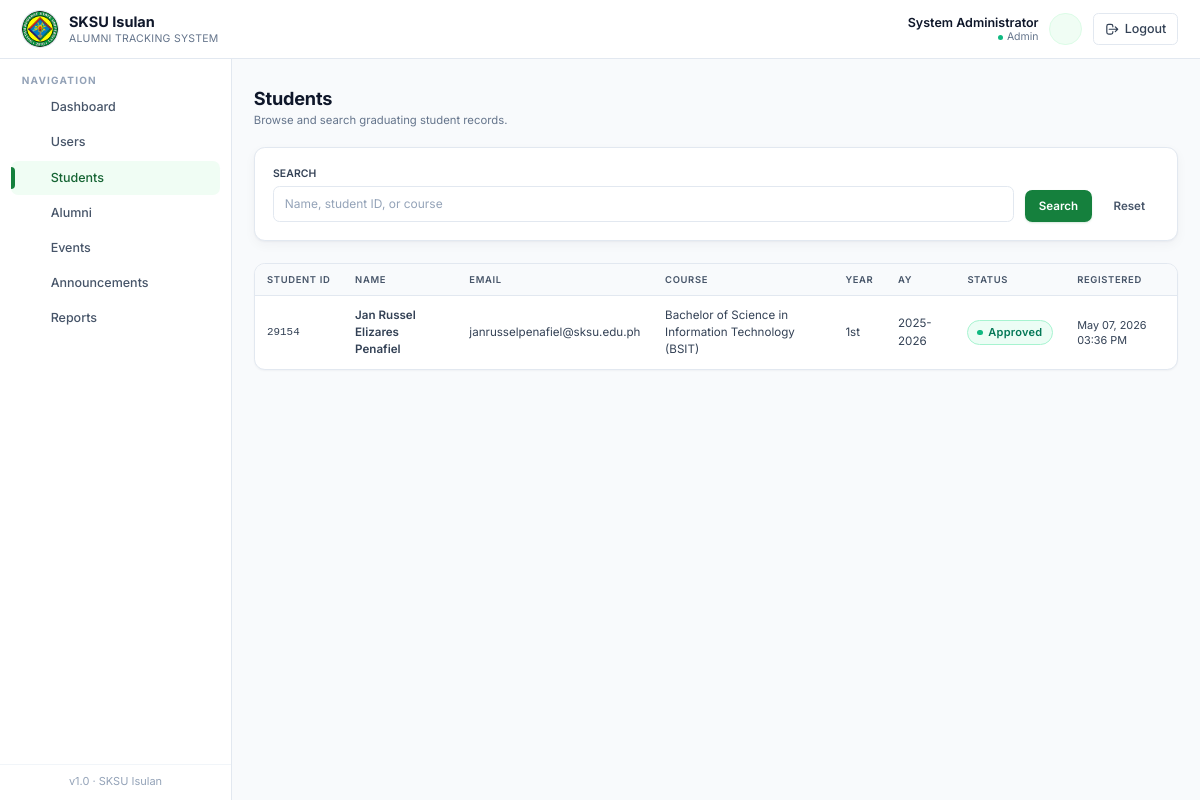
The page /pages/admin/students.php (signed in) on the database as committed earlier.
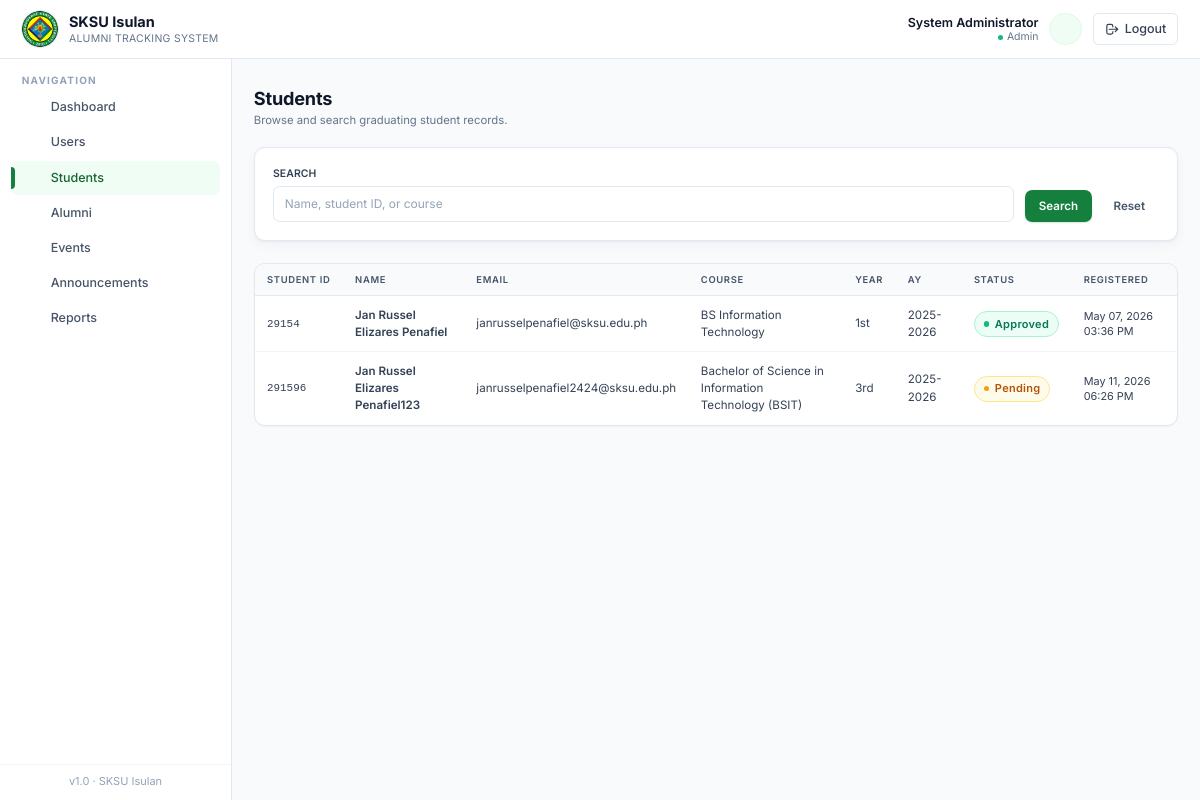
The same page on the database as committed later.
### tables this page shows
CREATE TABLE `students` (
  `id` int(11) NOT NULL,
  `user_id` int(11) NOT NULL,
  `student_id` varchar(30) NOT NULL,
  `course` varchar(120) NOT NULL,
  `year_level` varchar(20) NOT NULL,
  `department` varchar(120) DEFAULT NULL,
  `academic_year` varchar(20) DEFAULT NULL,
  `expected_graduation` date DEFAULT NULL,
  `status` enum('pending','approved','rejected') DEFAULT 'pending',
  `created_at` datetime DEFAULT current_timestamp()
);

CREATE TABLE `users` (
  `id` int(11) NOT NULL,
  `full_name` varchar(150) NOT NULL,
  `email` varchar(150) NOT NULL,
  `password` varchar(255) NOT NULL,
  `role` enum('student','registrar','alumni','admin') NOT NULL DEFAULT 'student',
  `contact` varchar(30) DEFAULT NULL,
  `address` varchar(255) DEFAULT NULL,
  `status` enum('active','inactive') DEFAULT 'active',
  `created_at` datetime DEFAULT current_timestamp()
);

### includes/db.php (called while the page is built, shortened)
<?php
function db_select($conn, $sql, $types = '', $params = []) {
    $stmt = mysqli_prepare($conn, $sql);
    mysqli_stmt_execute($stmt);
    $result = mysqli_stmt_get_result($stmt);
    $rows = [];
    while ($row = mysqli_fetch_assoc($result)) {
        $rows[] = $row;
    }
    return $rows;
}
function e($value) {
    return htmlspecialchars((string)$value, ENT_QUOTES, 'UTF-8');
}

### pages/admin/students.php (the view, shortened to what the changed rows need)
<?php
require_once __DIR__ . '/../../includes/auth.php';
require_once __DIR__ . '/../../includes/helpers.php';
$conds = ['1']; $types = ''; $params = [];
$where = implode(' AND ', $conds);
$all_rows = db_select($conn, "SELECT s.*, u.full_name, u.email FROM students s JOIN users u ON u.id=s.user_id WHERE $where ORDER BY s.id ASC", $types, $params);
$pg = paginate($all_rows, 10);
$rows = $pg['rows'];
include __DIR__ . '/../../templates/header.php';
include __DIR__ . '/../../templates/sidebar.php';
?>
<main class="flex-1 px-4 sm:px-6 py-8">
  <div class="page-head">
    <div>
      <h1>Students</h1>
    </div>
  </div>
  <div class="table-wrap has-pagination overflow-x-auto">
    <table class="table-clean">
      <thead>
        <tr>
          <th class="pl-6">Student ID</th>
          <th>Name</th>
          <th>Email</th>
          <th>Course</th>
          <th>Year</th>
          <th>AY</th>
          <th>Status</th>
          <th class="pr-6">Registered</th>
        </tr>
      </thead>
      <tbody>
        <?php foreach ($rows as $r): ?>
          <tr>
            <td class="pl-6 font-mono text-xs text-ink-600" data-label="Student ID"><?= e($r['student_id']) ?></td>
            <td class="font-semibold text-ink-900" data-label="Name"><?= e($r['full_name']) ?></td>
            <td class="text-ink-600" data-label="Email"><?= e($r['email']) ?></td>
            <td class="text-ink-700" data-label="Course"><?= e($r['course']) ?></td>
            <td class="text-ink-600" data-label="Year"><?= e($r['year_level']) ?></td>
            <td class="text-ink-600" data-label="AY"><?= e($r['academic_year']) ?></td>
            <td data-label="Status"><?= status_badge($r['status']) ?></td>
            <td class="pr-6 text-xs text-ink-500" data-label="Registered"><?= fmt_datetime($r['created_at']) ?></td>
          </tr>
        <?php endforeach; ?>
      </tbody>
    </table>
  </div>
</main>
<?php include __DIR__ . '/../../templates/footer.php'; ?>

### templates/sidebar.php (shortened to what the changed rows need)
<?php
$role = current_role();
$nav = [];
if ($role === 'student') {
    $nav = [
        ['Dashboard',         'pages/student/dashboard.php',    'home'],
        ['My Profile',        'pages/student/profile.php',      'user'],
        ['Requirements',      'pages/student/requirements.php', 'folder'],
        ['Schedules',         'pages/student/schedules.php',    'calendar'],
        ['Payments',          'pages/student/payments.php',     'cash'],
        ['Announcements',     'pages/student/announcements.php','megaphone'],
    ];
} elseif ($role === 'admin') {
    $nav = [
        ['Dashboard',         'pages/admin/dashboard.php',      'home'],
        ['Users',             'pages/admin/users.php',          'users'],
        ['Students',          'pages/admin/students.php',       'cap'],
        ['Alumni',            'pages/admin/alumni_list.php',    'briefcase'],
        ['Events',            'pages/admin/events.php',         'sparkles'],
        ['Announcements',     'pages/admin/announcements.php',  'megaphone'],
        ['Reports',           'pages/admin/reports.php',        'chart'],
    ];
}
?>
<aside id="sidebar" class="hidden md:block w-64 fixed top-16 left-0 bottom-0 z-20" style="left: max(0px, calc((100vw - 1400px) / 2));">
  <div class="bg-white border-r border-ink-200 h-full flex flex-col overflow-hidden">
    <nav class="p-3 flex-1 overflow-hidden min-h-0">
      <div class="space-y-0.5">
        <?php foreach ($nav as [$label, $path, $iconName]):
            $active = strpos($_SERVER['PHP_SELF'], basename($path)) !== false; ?>
          <a href="<?= APP_URL . '/' . $path ?>"
             class="group relative flex items-center gap-3 px-3 py-2 rounded-lg text-[12.5px] font-medium transition <?= $active ? 'bg-crimson-50 text-crimson-800' : 'text-ink-600 hover:bg-ink-50 hover:text-ink-900' ?>">
            <?php if ($active): ?>
              <span class="absolute left-0 top-1.5 bottom-1.5 w-1 rounded-r-full bg-crimson-700"></span>
            <?php endif; ?>
            <span class="<?= $active ? 'text-crimson-700' : 'text-ink-400 group-hover:text-ink-600' ?>">
              <?= icon($iconName, 'w-[18px] h-[18px] shrink-0') ?>
            </span>
            <span><?= e($label) ?></span>
          </a>
        <?php endforeach; ?>
      </div>
    </nav>
  </div>
</aside>

### includes/icons.php (shortened to what the changed rows need)
<?php
function icon($name, $class = 'w-5 h-5') {
    $svg = $paths[$name] ?? $paths['document'];
    return '<svg xmlns="http://www.w3.org/2000/svg" class="' . htmlspecialchars($class, ENT_QUOTES) . '" fill="none" stroke="currentColor" viewBox="0 0 24 24">' . $svg . '</svg>';
}

### includes/helpers.php (shortened to what the changed rows need)
<?php
require_once __DIR__ . '/icons.php';
function fmt_datetime($datetime) {
    return date('M d, Y h:i A', strtotime($datetime));
}
function status_badge($status) {
    $status = strtolower((string)$status);
    $map = [
        'pending'        => ['bg-amber-50',   'text-amber-700',   'border-amber-200',   '#f59e0b'],
        'approved'       => ['bg-emerald-50', 'text-emerald-700', 'border-emerald-200', '#10b981'],
        'rejected'       => ['bg-rose-50',    'text-rose-700',    'border-rose-200',    '#f43f5e'],
        'active'         => ['bg-emerald-50', 'text-emerald-700', 'border-emerald-200', '#10b981'],
        'inactive'       => ['bg-slate-100',  'text-slate-700',   'border-slate-200',   '#94a3b8'],
        'paid'           => ['bg-emerald-50', 'text-emerald-700', 'border-emerald-200', '#10b981'],
        'refunded'       => ['bg-sky-50',     'text-sky-700',     'border-sky-200',     '#0ea5e9'],
        'scheduled'      => ['bg-sky-50',     'text-sky-700',     'border-sky-200',     '#0ea5e9'],
        'attended'       => ['bg-emerald-50', 'text-emerald-700', 'border-emerald-200', '#10b981'],
        'cancelled'      => ['bg-rose-50',    'text-rose-700',    'border-rose-200',    '#f43f5e'],
        'employed'       => ['bg-emerald-50', 'text-emerald-700', 'border-emerald-200', '#10b981'],
        'unemployed'     => ['bg-rose-50',    'text-rose-700',    'border-rose-200',    '#f43f5e'],
        'self-employed'  => ['bg-indigo-50',  'text-indigo-700',  'border-indigo-200',  '#6366f1'],
        'further studies'=> ['bg-violet-50',  'text-violet-700',  'border-violet-200',  '#8b5cf6'],
        'upcoming'       => ['bg-sky-50',     'text-sky-700',     'border-sky-200',     '#0ea5e9'],
        'ongoing'        => ['bg-amber-50',   'text-amber-700',   'border-amber-200',   '#f59e0b'],
        'completed'      => ['bg-emerald-50', 'text-emerald-700', 'border-emerald-200', '#10b981'],
    ];
    [$bg, $tx, $br, $dot] = $map[$status] ?? ['bg-slate-50','text-slate-700','border-slate-200','#94a3b8'];
    $label = e(ucfirst($status));
    return '<span class="inline-flex items-center gap-1.5 px-2.5 py-1 rounded-full text-[11px] font-semibold tracking-wide border '
        . $bg . ' ' . $tx . ' ' . $br . '">'
        . '<span class="w-1.5 h-1.5 rounded-full" style="background:' . $dot . '"></span>'
        . $label . '</span>';
}
function paginate(array $rows, int $per_page = 10, string $param = 'page'): array {
    $total = count($rows);
    $pages = max(1, (int)ceil($total / max(1, $per_page)));
    $page  = max(1, min($pages, (int)($_GET[$param] ?? 1)));
    $start = ($page - 1) * $per_page;
    $slice = array_slice($rows, $start, $per_page);
    return [
        'rows'     => $slice,
        'page'     => $page,
        'pages'    => $pages,
        'total'    => $total,
        'per_page' => $per_page,
        'from'     => $total ? $start + 1 : 0,
        'to'       => $start + count($slice),
        'param'    => $param,
    ];
}

Rows that differ between the two databases and show on the page:
changed students "1st": course "Bachelor of Science in Information Technology (BSIT)" → "BS Information Technology"
added students: student "291596", user.full_name "Jan Russel Elizares Penafiel123", user.email "janrusselpenafiel2424@sksu.edu.ph", course "Bachelor of Science in Information Technology (BSIT)", year_level "3rd", academic_year "2025-2026", status "Pending", created_at "May 11, 2026 06:26 PM"
